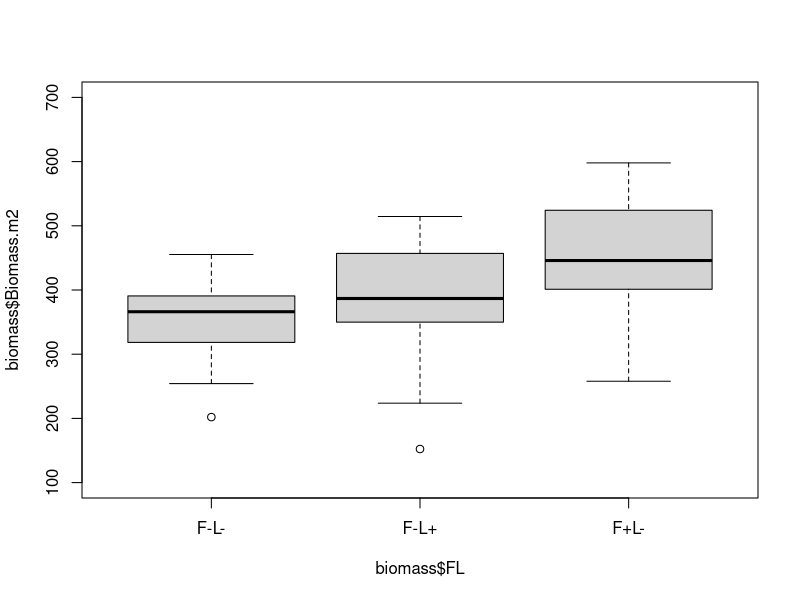
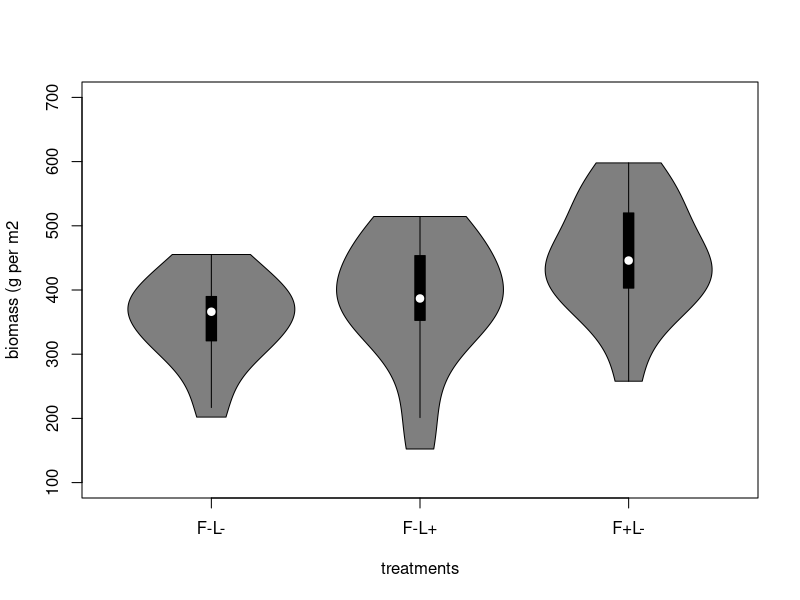
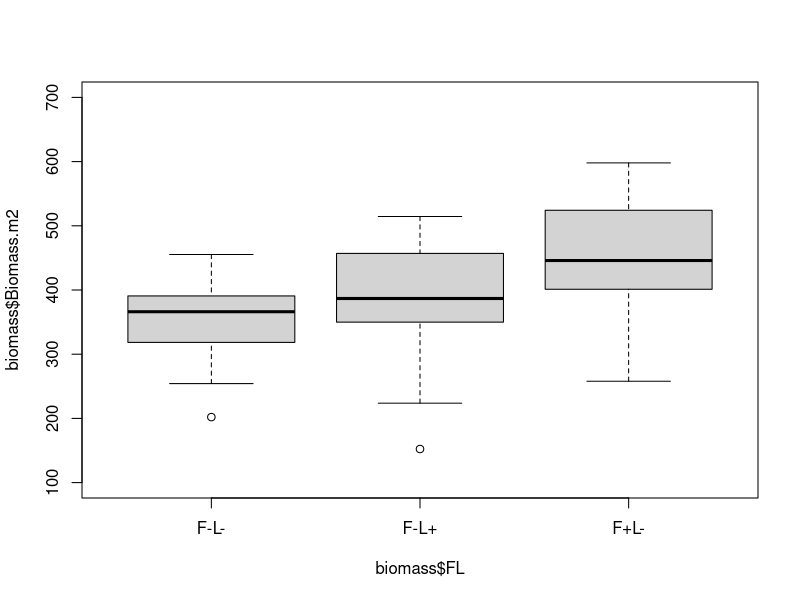
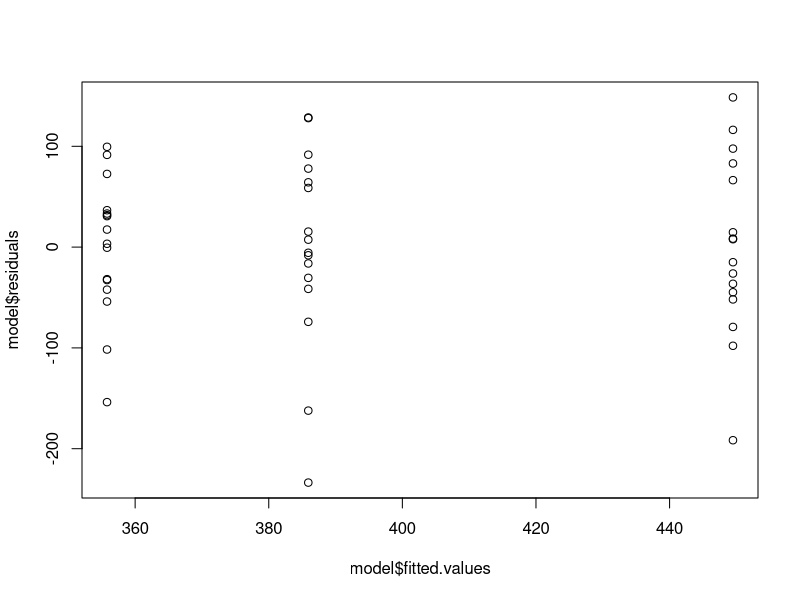
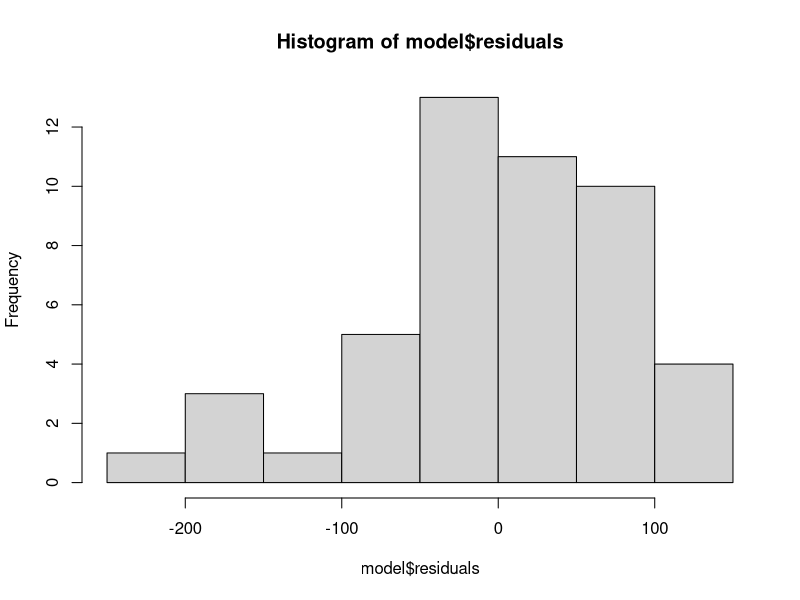
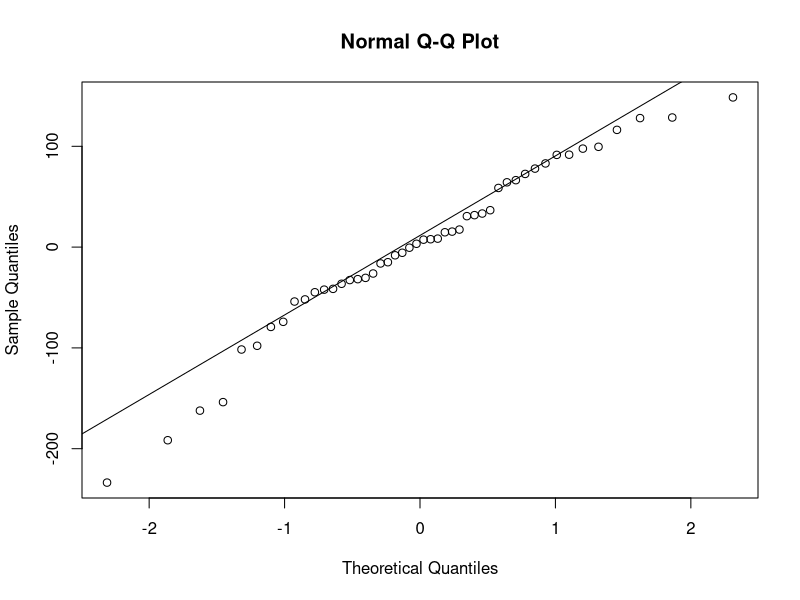
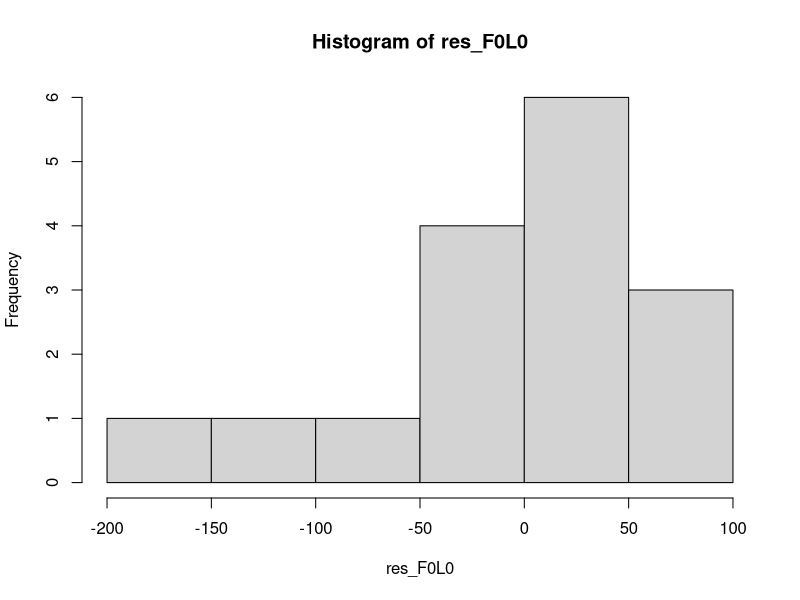
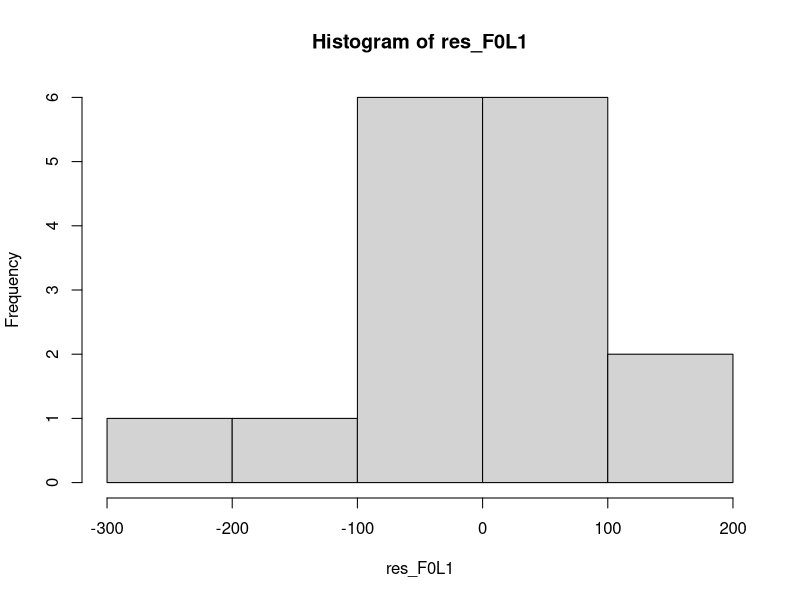

Recreate these plots in R, in order.
## ---- chunk 1
#knitr::opts_chunk$set(echo = TRUE) # uncomment if producing answer sheet
knitr::opts_chunk$set(echo = TRUE, results = "hide", fig.show="hide") # uncomment if producing workshop sheet
answer_sheet <- FALSE # Put this to TRUE to generate the workshop sheet with answers, FALSE to generate the workshop sheet without answers
## ---- chunk 2
# There is a difference between the treatments in terms of biomass (g per m2) (F=4.99, df=2,45, p=0.011).  The treatments explained about 18% of the variation in the dataset (calculated as SSR/SST).  Once you complete the workshop, there is more explanation of what you might report and how in later questions.
## ---- chunk 3
biomass<-read.table("biomass_fert_light.txt",header=TRUE) #loads the dataset
F0L0<-subset(biomass, FL=="F-L-") # creates a new dataframe with just one treatment
F0L1<-subset(biomass, FL=="F-L+")
F1L0<-subset(biomass, FL=="F+L-")
boxplot(biomass$Biomass.m2~biomass$FL,
        ylim=c(100,700)) #creates a boxplot, comparing the three treatments, with axis limits set to ensure the whiskers fall within the plot area
library(vioplot) #loads the violin plot package
library(sm) # required for vioplot
library(zoo) # required for vioplot
vioplot::vioplot(biomass$Biomass.m2~biomass$FL,
                 xlab="treatments",
                 ylab="biomass (g per m2",
                 ylim=c(100,700)) #produces a violin plot with labelled axes and defined range for y-axis; this plot shows the shape of the three treatment distributions, the variability for each treatment (the IQRs for each treatment, and the mean and median values for each treatment

#to get more insight into how the variability compares, you could calculate standard deviation values for each treatment
sd(F0L0$Biomass.m2)
sd(F0L1$Biomass.m2)
sd(F1L0$Biomass.m2)
by(biomass$Biomass.m2, biomass$FL, sd)#this code does the same as the three previous lines of code, more efficiently
## ---- chunk 4
#Looking at the violin and boxplots, the distributions are reasonably symmetrical and for each there is a central tendency.  The relatively small sample size makes it difficult to be confident in judging this but there are no obvious problems. 
## ---- chunk 5
#The standard deviations are reasonably similar as are the interquartile ranges, visible in both the boxplot and violin plot. 
## ---- chunk 6
#According to the boxplot, there is one potential outlier in F0L0 and another one in F0L1 but given the small sample size and the fact that these values are feasible, I would be reluctant to remove either value for the analysis. 
## ---- chunk 7
#Difficult to tell if they are different as the mean and median values fall within the interquartile range of the other treatments. 
## ---- chunk 8
#perform the analysis of variance
model <- lm(biomass$Biomass.m2 ~ biomass$FL)
anova(model)
summary(model)
## ---- chunk 9
# The assumptions are 1) homogeneity of variance across the treatments; 2) the observations are drawn from a population that has an underlying normal distribution; and, 3) the observations are independent, come from a random (or representative) sample.
## ---- chunk 10
# code for calculating the three standard deviation values
sd_F0L0<-sd(F0L0$Biomass.m2)
sd_F0L1<-sd(F0L1$Biomass.m2)
sd_F1L0<-sd(F1L0$Biomass.m2)

# code for creating a boxplot to compare the three treatments
boxplot(biomass$Biomass.m2~biomass$FL,
        ylim=c(100,700))

# code for running a Shapiro's test for equality of variances
res <- bartlett.test(Biomass.m2 ~ FL, data = biomass)#performs a test for equal variances amongst groups in the FL variable 
res #prints the output of the test
# As we move into linear models next week, we will use a plot of the residuals by fitted values as the tool for assessing the assumption of homogenity of variances. With the plot we are looking to see if the relative spread of residuals above and below the 0 line on the y-axis is similar for the three groups.
plot(model$residuals~model$fitted.values)
# in this case the spread is similar for the three groups, anorher indication that the assumption of homogeneity fo variance is met.
## ---- chunk 11
# The standard deviations are 68, 88 and 98 and the boxplots suggest that the interquartile range of F-L- is less than that for F+L-, however, given that we have only 16 observations per treatment, it is difficult to say if the magnitude of the difference is important.  Because the variability is not very different, I would conclude that the assumption is met.  If you conducted the Bartlett test, that also suggests that there is not a problem with this assumption. 
## ---- chunk 12
hist(model$residuals)
qqnorm(model$residuals)
qqline(model$residuals)

res_F0L0<-subset(model$residuals, biomass$FL=="F-L-")
res_F0L1<-subset(model$residuals, biomass$FL=="F-L+")
res_F1L0<-subset(model$residuals, biomass$FL=="F+L-")
hist(res_F0L0)
hist(res_F0L1)
hist(res_F1L0)

qqnorm(res_F0L0)
qqline(res_F0L0)
qqnorm(res_F0L1)
qqline(res_F0L1)
qqnorm(res_F1L0)
qqline(res_F1L0)

## ---- chunk 13
# Sample size is small so it is difficult to say if the histogram is deviating from a bell-shaped curve enough for it to be a problem.  The data on biomass would be expected to come from a population with a normal distribution.  The Q-Q plot of the residuals indicate that the central part of the distribution are close to the normal distribution but the tails are deviating.  If we look at Q-Q plots per treatment, we see that there are few observations per treatment and that the points do not always fall on the line.  ANOVAs are relatively robust to deviations from normality, especially if the distributions are symmetrical so I would conclude here that we can assume that the assumption is met. For those of you that like to run a normality test, the results from a Shapiro test also suggest we can assume normality.
shapiro.test(F0L0$Biomass.m2)#conducts a normality test for F0L0 group data on the Biomass.m2 variable
shapiro.test(F0L1$Biomass.m2)
shapiro.test(F1L0$Biomass.m2)
shapiro.test(model$residuals)
## ---- chunk 14
# Only 18% (SSbiomass$FL / SSresiduals+SSbiomass$FL) = (73211/(73211+329924) = 73211/403135 = 0.18) of the sums of squares is explained by the treatment.   The percentage that is not explained by the treatment is 82% (SSresiduals/SStotal).  The required information can be gleaned from the code below.
anova(model)
## ---- chunk 15
# We conclude that there is significant difference between the treatments (F2,45 = 4.99, p=0.011).  
# The ANOVA doesn’t tell us which treatment is different from the other treatments.  

## ---- chunk 16
# We could calculate the 95% confidence intervals for the treatment means and then draw some inferences from those.  If you do that, you can see that the mean for the F-L- treatment is less than the mean for the F+L- treatment.  The F-L+ treatment is intermediate between the two and is not significantly different from either.
# The code to calculate the confidence intervals is below.  There is an optional activity to create a plot with mean values and 95% CI.
# Write-up….. There is a significant difference between the treatments (F2,45 = 4.99, p=0.011), with plants in the F+L- treatments (mean = 449.5 g per m2, 95%  CI = (402.6, 496.4)) having greater biomass than plants in the F-L- treatment (mean = 355.9 g per m2, 95% CI = (319.7, 391.9).  Plants in the F-L+ treatment (mean=385.9 g per m2, 95% CI = (333.6, 438.2) had biomass values that were intermediate between the other two treatments.
# OR
# There is a significant difference between the treatments (F2,45 = 4.99, p=0.011), with plants in the F+L- treatments having greater biomass than plants in the F-L- treatment, and plants in the F-L+ treatment being intermediate between the other two treatments (Figure x).

#calculates 95% CI for each of the three treatments in order  
mean_F0L0<-mean(F0L0$Biomass.m2)
df<-(length(F0L0$Biomass.m2)-1)#creates an object called df that is equal to the sample size of biomass in the F0L0 dataset
t<-qt(0.975,df)#creates an object called t assuming the t distribution, probability value of 0.975, sample size for the Adelie dataset
se<-sd(F0L0$Biomass.m2)/sqrt(length(F0L0$Biomass.m2))#calculates the standard error
upr95F0L0<-mean_F0L0+t*se # calculates the upper confidence limit for the 95% CI
lwr95F0L0<-mean_F0L0-t*se #calculates the lower limit as above

mean_F0L1<-mean(F0L1$Biomass.m2)
df<-(length(F0L1$Biomass.m2)-1)#creates an object called df that is equal to the sample size of biomass in the F0L0 dataset
t<-qt(0.975,df)#creates an object called t assuming the t distribution, probability value of 0.975, sample size for the Adelie dataset
se<-sd(F0L1$Biomass.m2)/sqrt(length(F0L1$Biomass.m2))#calculates the standard error
upr95F0L1<-mean_F0L1+t*se # calculates the upper confidence limit for the 95% CI
lwr95F0L1<-mean_F0L1-t*se #calculates the lower limit as above

mean_F1L0<-mean(F1L0$Biomass.m2)
df<-(length(F1L0$Biomass.m2)-1)#creates an object called df that is equal to the sample size of biomass in the F0L0 dataset
t<-qt(0.975,df)#creates an object called t assuming the t distribution, probability value of 0.975, sample size for the Adelie dataset
se<-sd(F1L0$Biomass.m2)/sqrt(length(F1L0$Biomass.m2))#calculates the standard error
upr95F1L0<-mean_F1L0+t*se # calculates the upper confidence limit for the 95% CI
lwr95F1L0<-mean_F1L0-t*se #calculates the lower limit as above
## ---- chunk 17
library(gplots)
plotmeans(biomass$Biomass.m2~biomass$FL)
plotmeans(biomass$Biomass.m2~biomass$FL,
          ylim=c(300,500),
          xlab="treatments",
          ylab="Biomass (g per m2)")
grid(nx=NULL, ny=NULL, col="lightgray", lty="dotted", lwd=par("lwd"))

## ---- chunk 18
library(car)
qqPlot(model$residuals)
qqPlot(res_F0L0)
qqPlot(res_F0L1)
qqPlot(res_F1L0)
